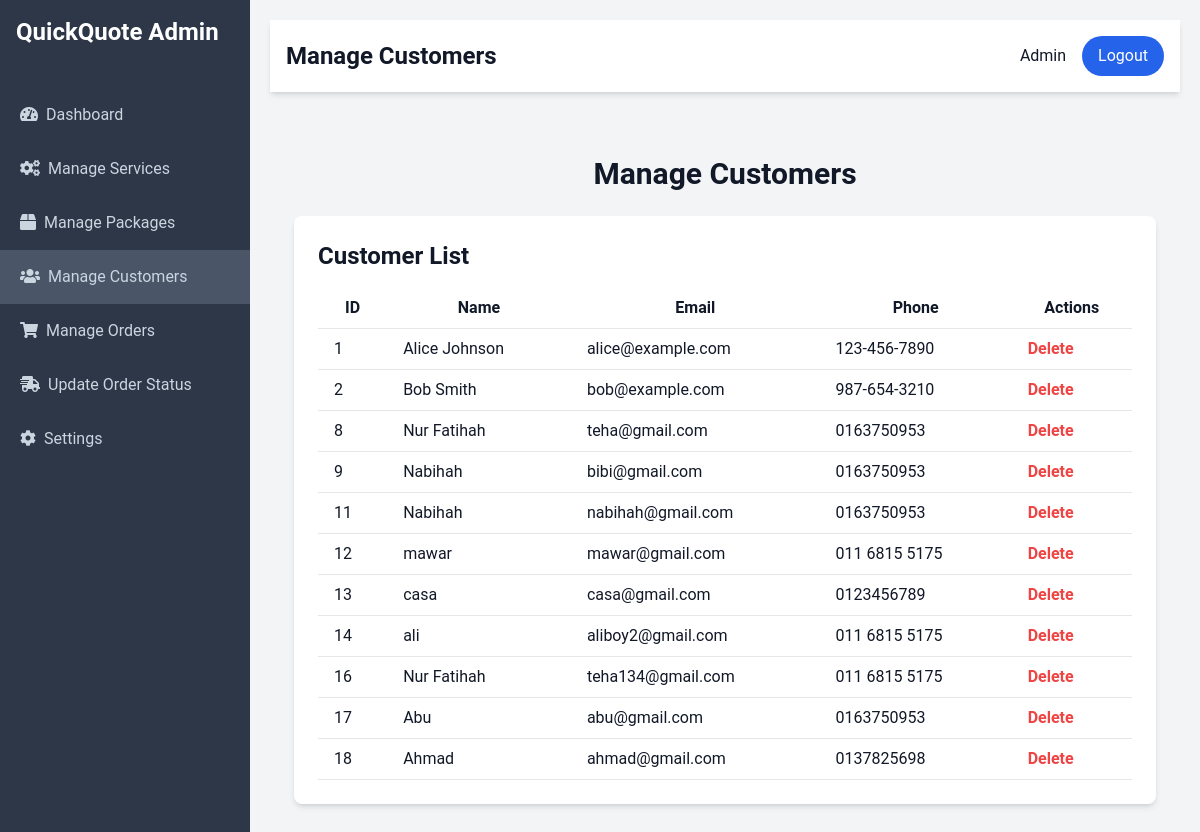
Page /QuickQoute/manage_customers.php on the committed database.
### tables this page shows
CREATE TABLE `customers` (
  `customer_id` int(11) NOT NULL,
  `customer_name` varchar(100) NOT NULL,
  `username` varchar(100) NOT NULL,
  `email` varchar(100) NOT NULL,
  `phone` varchar(15) DEFAULT NULL,
  `password` varchar(255) NOT NULL
);

### QuickQoute/manage_customers.php (the view, shortened to what this page needs)
<?php
include 'db.php';
function getCustomers($conn) {
    $stmt = $conn->prepare("SELECT * FROM customers");
    $stmt->execute();
    $result = $stmt->get_result();
    $customers = $result->fetch_all(MYSQLI_ASSOC);
    return $customers;
}
$customers = getCustomers($conn);
?>
<!DOCTYPE html>
<html lang="en">
<head>
    <script src="https://cdn.tailwindcss.com"></script>
    <link rel="stylesheet" href="https://cdnjs.cloudflare.com/ajax/libs/font-awesome/5.15.3/css/all.min.css">
</head>
<body class="bg-gray-100 text-gray-900">
    <div class="sidebar">
        <div class="p-4">
            <h1 class="text-2xl font-bold">QuickQuote Admin</h1>
        </div>
        <ul class="mt-6">
            <li><a href="admindashboard.php" class="flex items-center"><i class="fas fa-tachometer-alt mr-2"></i>Dashboard</a></li>
            <li><a href="manage_services.php" class="flex items-center"><i class="fas fa-cogs mr-2"></i>Manage Services</a></li>
            <li><a href="manage_packages.php" class="flex items-center"><i class="fas fa-box mr-2"></i>Manage Packages</a></li>
            <li><a href="manage_customers.php" class="flex items-center active"><i class="fas fa-users mr-2"></i>Manage Customers</a></li>
            <li><a href="manageorders.php" class="flex items-center"><i class="fas fa-shopping-cart mr-2"></i>Manage Orders</a></li>
            <li><a href="admin_update_tracking.php" class="flex items-center"><i class="fas fa-shipping-fast mr-2"></i>Update Order Status</a></li>
            <li><a href="settings.php" class="flex items-center"><i class="fas fa-cog mr-2"></i>Settings</a></li>
        </ul>
    </div>
    <div class="content">
        <header class="bg-white shadow-md p-4 flex justify-between items-center">
            <h2 class="text-2xl font-bold">Manage Customers</h2>
            <div class="flex items-center">
                <span class="mr-4">Admin</span>
                <a href="index.php" class="bg-blue-600 text-white px-4 py-2 rounded-full">Logout</a>
            </div>
        </header>
        <main class="p-6">
            <div class="container mx-auto py-10">
                <h2 class="text-3xl font-bold mb-6 text-center">Manage Customers</h2>
                <div class="bg-white shadow-md rounded-lg p-6">
                    <h3 class="text-2xl font-bold mb-4">Customer List</h3>
                    <table class="min-w-full bg-white">
                        <thead>
                            <tr>
                                <th class="py-2 px-4 border-b">ID</th>
                                <th class="py-2 px-4 border-b">Name</th>
                                <th class="py-2 px-4 border-b">Email</th>
                                <th class="py-2 px-4 border-b">Phone</th>
                                <th class="py-2 px-4 border-b">Actions</th>
                            </tr>
                        </thead>
                        <tbody>
                            <?php foreach ($customers as $customer): ?>
                                <tr>
                                    <td class="py-2 px-4 border-b"><?php echo $customer['customer_id']; ?></td>
                                    <td class="py-2 px-4 border-b"><?php echo htmlspecialchars($customer['customer_name']); ?></td>
                                    <td class="py-2 px-4 border-b"><?php echo htmlspecialchars($customer['email']); ?></td>
                                    <td class="py-2 px-4 border-b"><?php echo htmlspecialchars($customer['phone']); ?></td>
                                    <td class="py-2 px-4 border-b">
                                        <a href="manage_customers.php?delete_id=<?php echo $customer['customer_id']; ?>" onclick="return confirm('Are you sure?');" class="text-red-500 font-bold">Delete</a>
                                    </td>
                                </tr>
                            <?php endforeach; ?>
                        </tbody>
                    </table>
                </div>
            </div>
        </main>
    </div>
</body>
</html>

### QuickQoute/manage_customers.php (style rules this page uses)
body { font-family: 'Roboto', sans-serif; display: flex; min-height: 100vh; }
.sidebar { width: 250px; background-color: #2d3748; color: white; display: flex; flex-direction: column; position: fixed; top: 0; bottom: 0; left: 0; }
.content { margin-left: 250px; width: calc(100% - 250px); padding: 20px; }
.sidebar a { display: block; padding: 15px 20px; color: #cbd5e0; text-decoration: none; transition: background 0.3s ease; }
.sidebar a.active { background-color: #4a5568; }

### rows in the picture
customers: customer_id "1", customer_name "Alice Johnson", email "alice@example.com", phone "123-456-7890"
customers: customer_id "2", customer_name "Bob Smith", email "bob@example.com", phone "987-654-3210"
customers: customer_id "8", customer_name "Nur Fatihah", email "teha@gmail.com", phone "0163750953"
customers: customer_id "9", customer_name "Nabihah", email "bibi@gmail.com", phone "0163750953"
customers: customer_id "11", customer_name "Nabihah", email "nabihah@gmail.com", phone "0163750953"
customers: customer_id "12", customer_name "mawar", email "mawar@gmail.com", phone "011 6815 5175"
customers: customer_id "13", customer_name "casa", email "casa@gmail.com", phone "0123456789"
customers: customer_id "14", customer_name "ali", email "aliboy2@gmail.com", phone "011 6815 5175"
customers: customer_id "16", customer_name "Nur Fatihah", email "teha134@gmail.com", phone "011 6815 5175"
customers: customer_id "17", customer_name "Abu", email "abu@gmail.com", phone "0163750953"
customers: customer_id "18", customer_name "Ahmad", email "ahmad@gmail.com", phone "0137825698"
